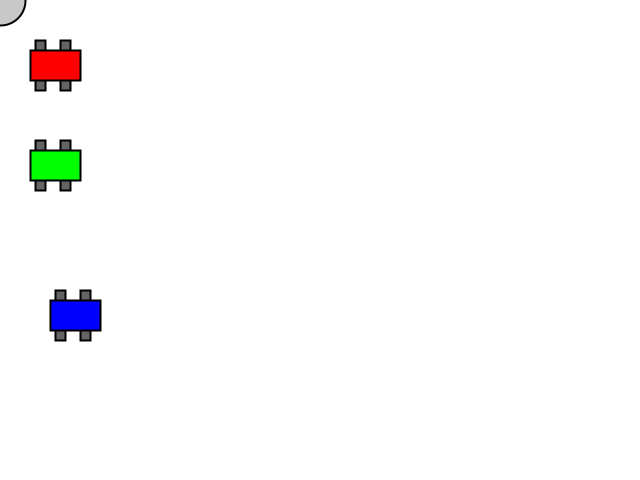
Frame 1 (no input)
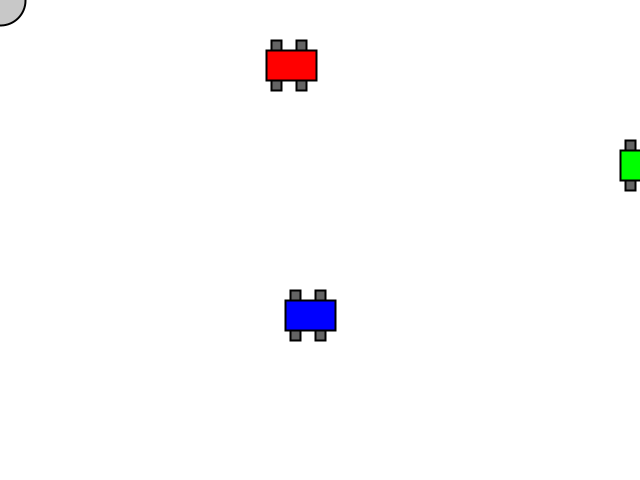
Frame 60 (the mouse pressed at the canvas centre just before this capture)
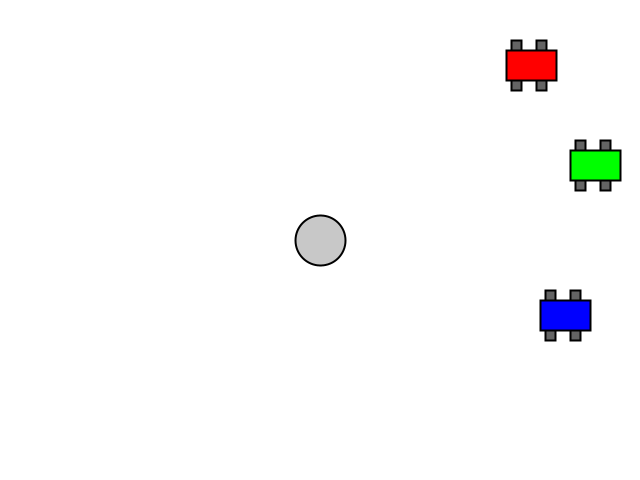
Frame 120 (the mouse held since frame 60 and released just before this capture)

The Processing sketch that drew these frames (run headless with seeded random() and noise(); from frame 60 on, the mouse is pressed at the canvas centre):

// Processing sketch: ClasseCarro
// ── ClasseCarro.pde
/*
  João Martinho Moura
  Mestrado em Tecnologia e Arte Digital. Universidade do Minho
  
  Aula 7 - 20140111

  Processing
    Classes (programacao orienntada objetos, OOP)
*/
//
//  Classes
//

// declaracao de 3 objectos, do tipo Carro
Carro carro1 ;
Carro carro2 ;
Carro carro3 ;

void setup(){
  size(640,480);
  
  // criar instancias carro1, carro2 e carro3
  
  // o carro 1 sera' vermelho, e tera uma velocidade de 4
  carro1 = new Carro ( 30, 50, 4, color(255,0,0)  );
  
  // o carro 2 sera' verde, e tera uma velocidade de 10
  carro2 = new Carro ( 30, 150, 10, color(0,255,0)  );
  
  // o carro 3 sera' azul, e tera uma velocidade de 15
  carro3 = new Carro (50, 300, 15, color(0,0,255) );
  
}


void draw(){
  background(255,255,255);
  
  // aqui chamamos os metodos que estao definidas na classe Carro
  
  carro1.desenhaCarro();       // desenhamos o carro 1
  carro1.movimentaCarro();     // movimentamos o carro 1
  
  
  carro2.desenhaCarro();        // desenhamos o carro 2
  carro2.movimentaCarro();      // movimentamos o carro 2
  
  carro3.desenhaCarro();        // desenhamos o carro 3
  carro3.movimentaCarro();      // movimentamos o carro 3
  
  fill(200);
  ellipse(mouseX,mouseY,50,50);

}

// ── Carro.pde
// aula MTAD PAD 2014/01/11
// Joao Martinho Moura
//
//  Classes
//


class Carro {      // declaracao da classe com o nome Carro

    // variaveis de instacia
  int posX;
  int posY;
  int velocidade;
  color cor;

  // construtor da classe
  Carro (int recebePosX, int recebePosY, int recebeVelocidade, color recebeCor) {
    posX = recebePosX;
    posY = recebePosY;
    velocidade = recebeVelocidade;
    cor = recebeCor;
  }

  // metodo para desenhar o carro no ecran
  void desenhaCarro() {
    // desenho
    strokeWeight(2);

    // pneus
    fill(100, 100, 100);
    rect(posX+5, posY-10, 10, 50);
    rect(posX+30, posY-10, 10, 50);

    // carrocaria
    fill(cor);
    rect(posX, posY, 50, 30);
  }

  // metodo para movimentar o carro no ecran
  void movimentaCarro() {
    // movimento
    
    // detecta se o peao nao esta' 'a frente
    if (dist(mouseX-50, mouseY, posX+20, posY)>50) {
      posX = posX + velocidade;
    }
    
    // detecta se chegou ao limite do ecran
    if (posX>width) {
      posX=0;
    }
  }
}
